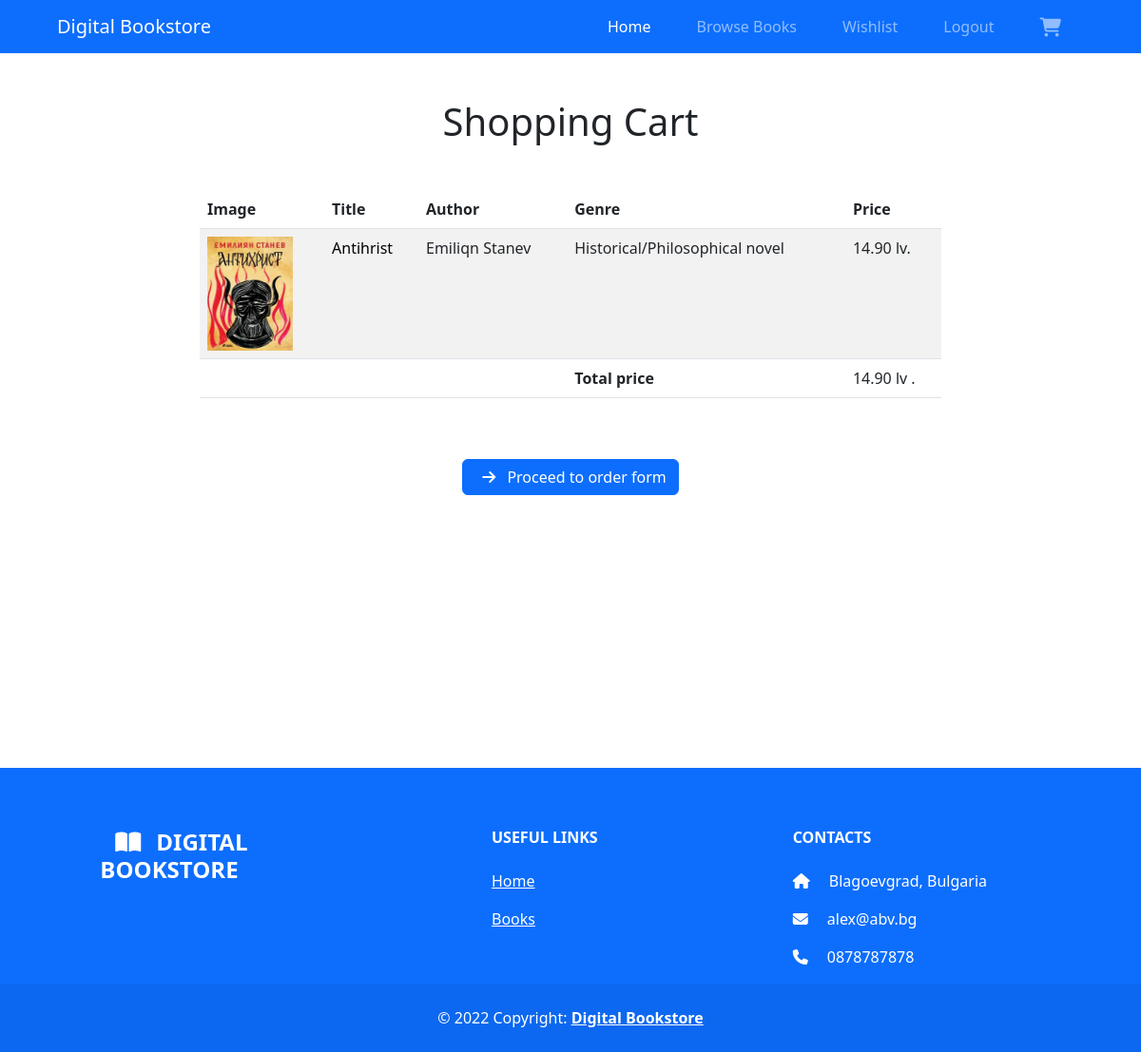
Page /cart (signed in) on the committed database.
### tables this page shows
CREATE TABLE books (
    id INT NOT NULL PRIMARY KEY AUTO_INCREMENT,
    title VARCHAR(50) NOT NULL,
    author_id INT NOT NULL,
    genre VARCHAR(30) NOT NULL,
    year_released INT,
    description VARCHAR(5000),
    ISBN VARCHAR(13) NOT NULL,
    language VARCHAR(30) NOT NULL,
    pages INT,
    image VARCHAR(50),
    price FLOAT NOT NULL,
    FOREIGN KEY(author_id) REFERENCES authors(id)
);

CREATE TABLE authors (
    id INT NOT NULL PRIMARY KEY AUTO_INCREMENT,
    first_name VARCHAR(50) NOT NULL,
    last_name VARCHAR(50) NOT NULL,
    image VARCHAR(50),
    bio VARCHAR(5000)
);

### routes.php (called while the page is built, shortened)
<?php
get('/cart', 'cart.php');

### classes/Cart.class.php (called while the page is built, shortened)
<?php
class Cart extends Utils {
    private $_pdo = null;
    public function __construct(PDO $_pdo) {
        $this->_pdo = $_pdo;
    }
    private function _get_by_user($user_id) {
        $sql = "SELECT books.id AS book_id, title, genre, books.image AS book_image, price, first_name, last_name FROM books JOIN authors ON books.author_id = authors.id WHERE books.id IN (SELECT book_id FROM cart_books WHERE user_id = '$user_id');";
        try {
            $stmt = $this->_pdo->prepare($sql);
            $stmt->execute();
            $data = $stmt->fetchAll(PDO::FETCH_ASSOC);
            return $data;
        } catch (Exception $error) {
            return 'error';
        }
    }
    public function getByUser($book_id) {
        return $this->_get_by_user($book_id);
    }
}

### cart.php (the view, shortened to what this page needs)
<!DOCTYPE html>
<html lang="en">
<head>
    <link rel="stylesheet" href="../../system/css/index.css">
    <link rel="stylesheet" href="../../system/css/books.css">
    <link rel="stylesheet" href="../../system/css/cart.css">
    <link rel="stylesheet" href="https://cdn.jsdelivr.net/npm/bootstrap@5.2.0-beta1/dist/css/bootstrap.min.css">
</head>
<body>
    <?php include './header.php' ?>
    <main class='d-flex flex-column align-items-center'>
        <h1 class="text-center my-5">Shopping Cart</h1>
        <section class="d-flex justify-content-around">
            <?php
            require('./conf/db.conf.php');
            require('./classes/Cart.class.php');
                $cart_class = new Cart($pdo_conn);
                $books = $cart_class->getByUser($_SESSION['user_id']);
                $total_price = 0;
                if (sizeof($books) > 0) {
                    echo "
                    <table class='cart-table table table-striped'>
                        <thead>
                            <tr>
                                <th>Image</th>
                                <th>Title</th>
                                <th>Author</th>
                                <th>Genre</th>
                                <th>Price</th>
                            </tr>
                        </thead>
                        <tbody>";
                    for ($i = 0; $i < sizeof($books); $i++) {
                        $book = $books[$i];
                        $total_price += $book['price'];
                        $book_price = number_format($book['price'], 2);
                        echo "
                            <tr>
                                <td><img class='cart-book-img' src='../../images/{$book['book_image']}' /></td>
                                <td><a class='link' href='./bookDetails.php?id={$book['book_id']}'>{$book['title']}</a></td>
                                <td>{$book['first_name']} {$book['last_name']}</td>
                                <td>{$book['genre']}</td>
                                <td>{$book_price} lv.</td>
                            </tr>
                        ";
                    }
                    $total_price = number_format($total_price, 2);
                    echo "
                                </tbody>
                                <tfoot>
                                    <td colspan='3'></td>
                                    <td><b>Total price</b></td>
                                    <td>{$total_price} lv .</td>
                                </tfoot>
                            </table>
                        </section>
                        <div id='finalize-order-btn' class='btn btn-primary mt-5'>
                            <i class='fa-solid fa-arrow-right px-2'></i>
                            <a href='/order' class='order-form-btn'>Proceed to order form</a>
                        </div>
                    ";
                } else {
                    echo "<p>You have not added any books to your cart yet!</p>";
                }
            ?>
    </main>
    <?php include './footer.php' ?>
</body>
</html>

### system/css/index.css (style rules this page uses)
main { min-height: 94vh; }

### system/css/books.css (style rules this page uses)
.link { text-decoration: none; color: black; transition: 0.3s ease-out; }

### system/css/cart.css (style rules this page uses)
.cart-book-img { width: 90px; height: 120px; }
.cart-table { width: 65vw !important; }
.order-form-btn { text-decoration: none; color: white; }

### rows in the picture
books: image (picture), title "Antihrist", author.first_name "Emiliqn", author.last_name "Stanev", genre "Historical/Philosophical novel", price "14.90"

### other values in the picture
$total_price "14.90"
